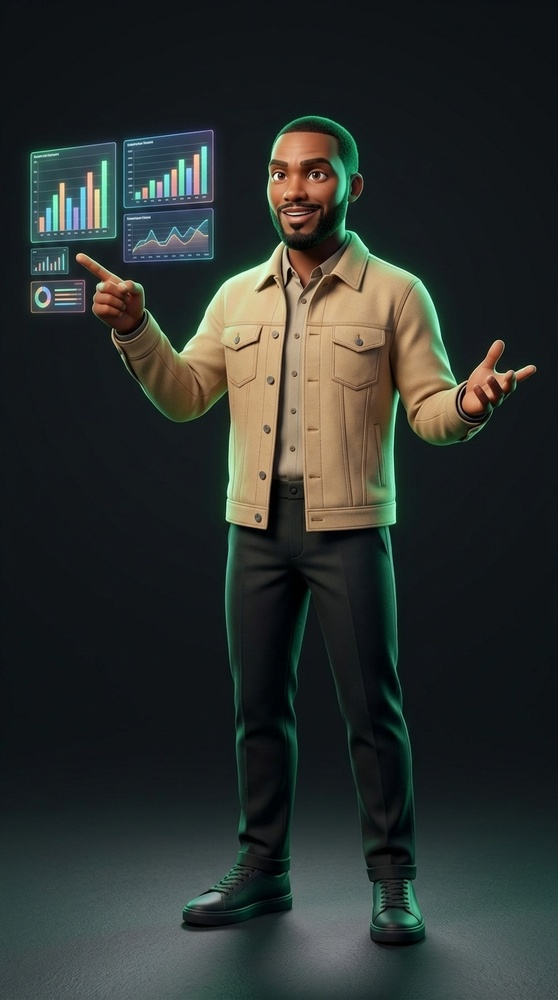
#> input picture assets/images/loic_professor_presenting.jpg, 558 x 1000 px, shrunk from 768 x 1376 before the run, found by its file name
$ python test_cutout_script.py
#> lines starting #> are read from the running program, lines starting #| are printed output that depends on the picture
from PIL import Image
import numpy as np

def make_cutout(img_path, out_path):
#> called with out_path = 'scratch/test_cutout.png'
    img = Image.open(img_path).convert("RGBA")
    data = np.array(img, dtype=np.float32)

    # Calculate brightness / luminance
    r, g, b = data[:,:,0], data[:,:,1], data[:,:,2]
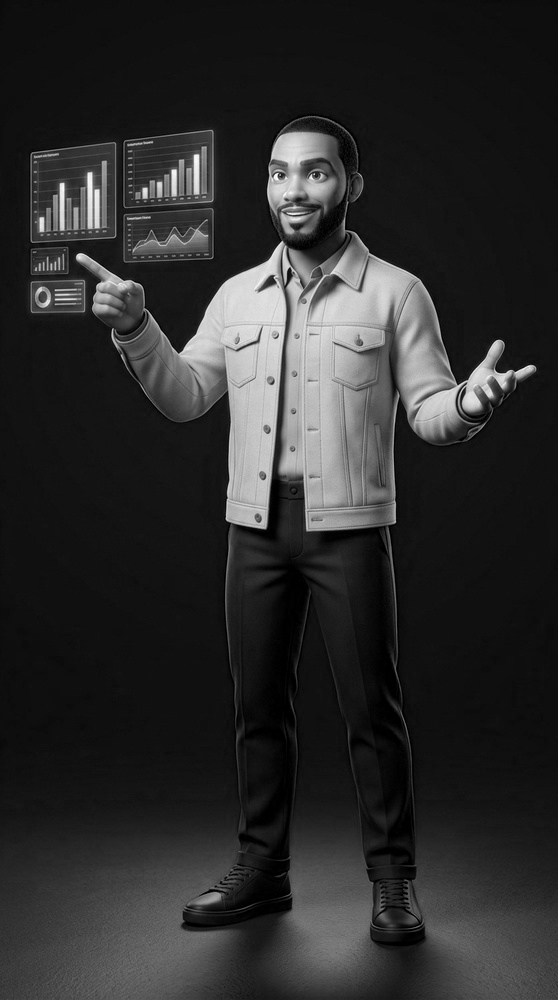
#> r: shape (1000, 558) float32; min 0, max 255, mean 44.2
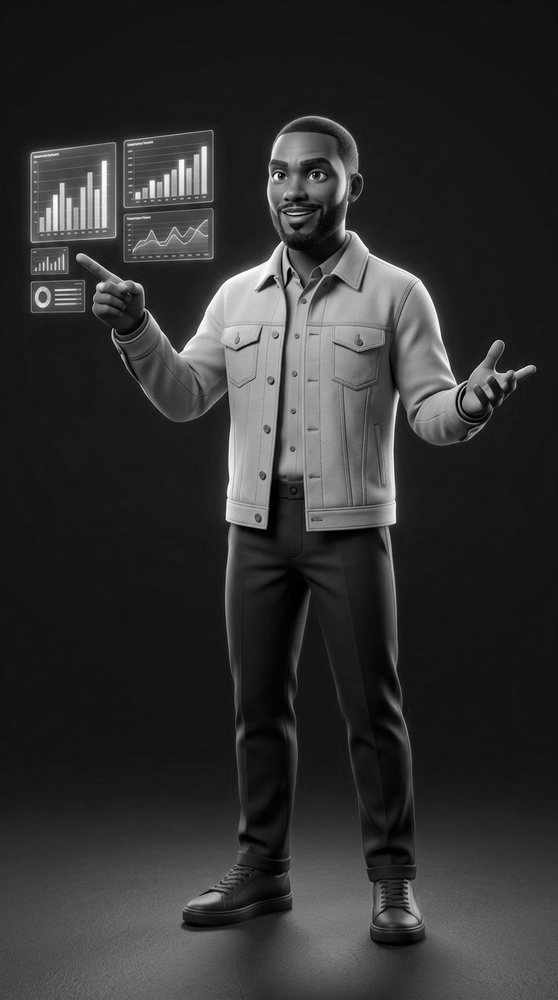
#> g: shape (1000, 558) float32; min 0, max 255, mean 49.3
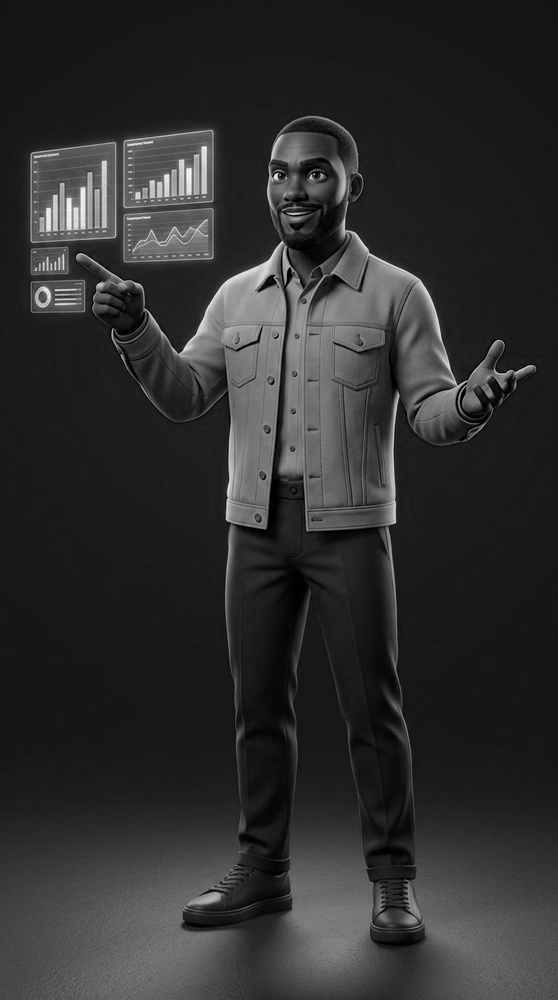
#> b: shape (1000, 558) float32; min 0, max 247, mean 46.6
    luminance = 0.299 * r + 0.587 * g + 0.114 * b

    # The background is very dark (luminance < 35) except near the character edges where there is emerald green rim
    # We create a smooth alpha ramp between luminance 15 and 65
    alpha = np.clip((luminance - 15) / 50.0, 0.0, 1.0) * 255.0
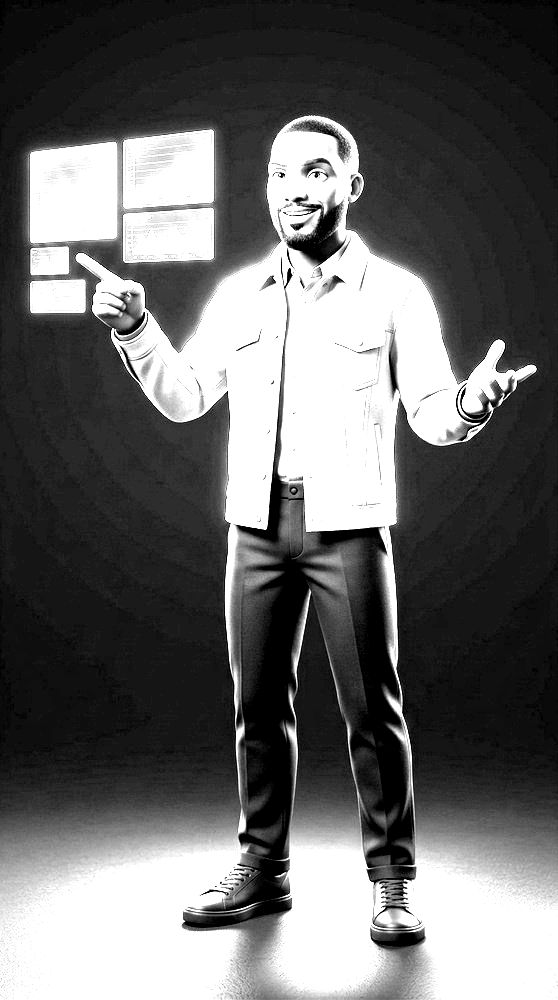
#> alpha: shape (1000, 558) float32; min 0, max 255, mean 103.1

    # But wait, character dark hair or dark pants might have low luminance!
    # Let's check: character pants are dark grey/black, shoes are black.
    # So a simple luminance key would make his pants semi-transparent!
    print("Character pants could be affected by pure luminance threshold.")

make_cutout("assets/images/loic_professor_presenting.jpg", "scratch/test_cutout.png")
